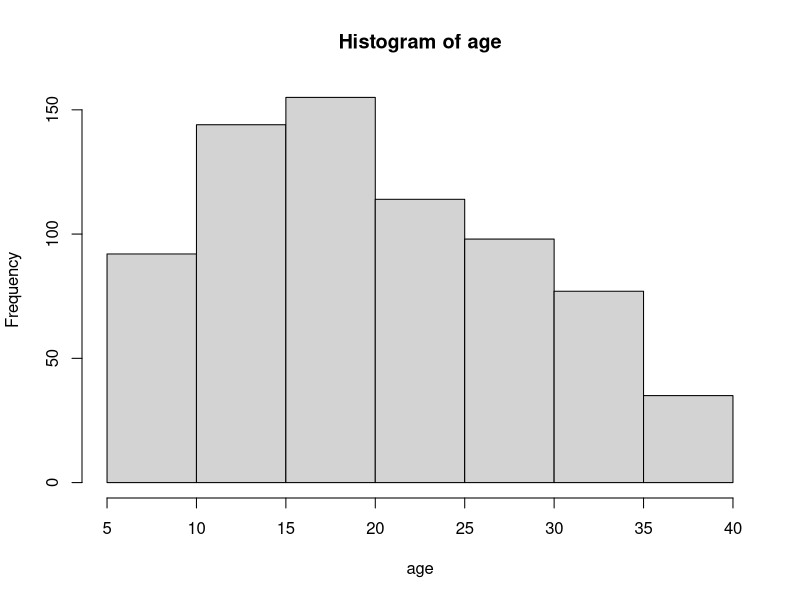
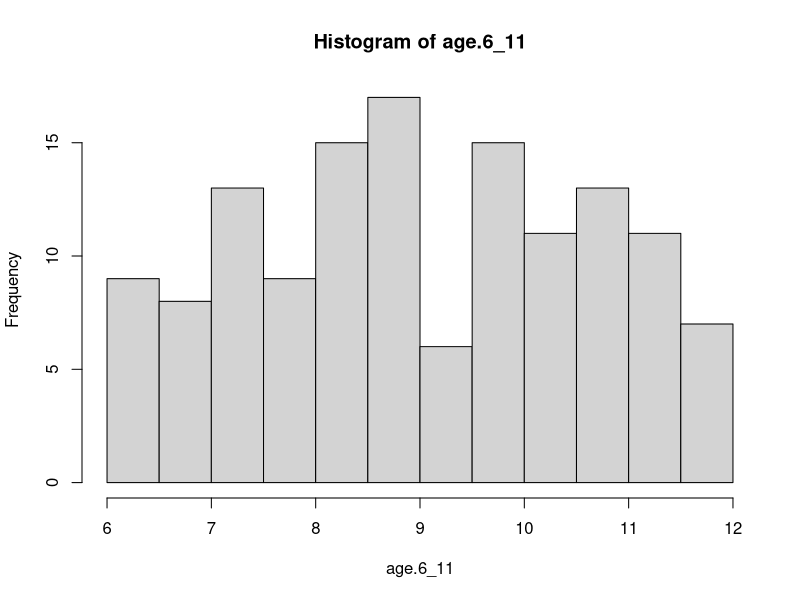
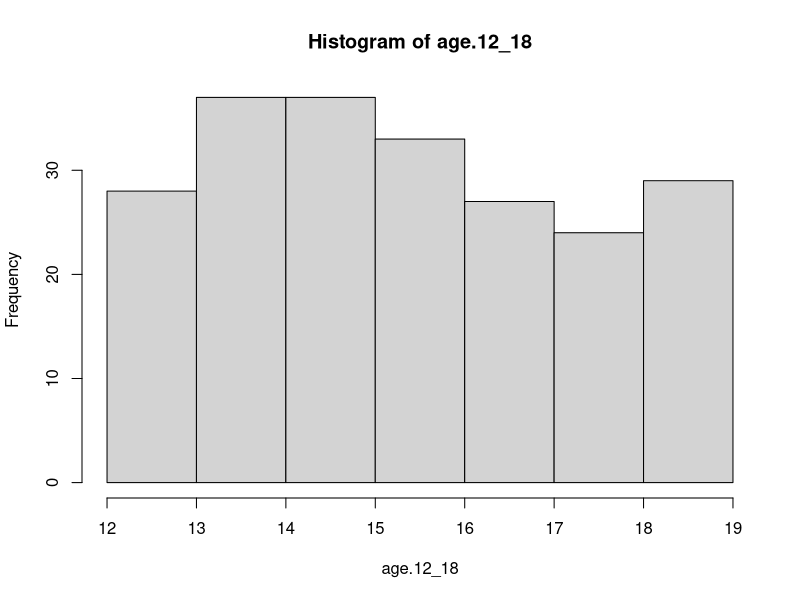
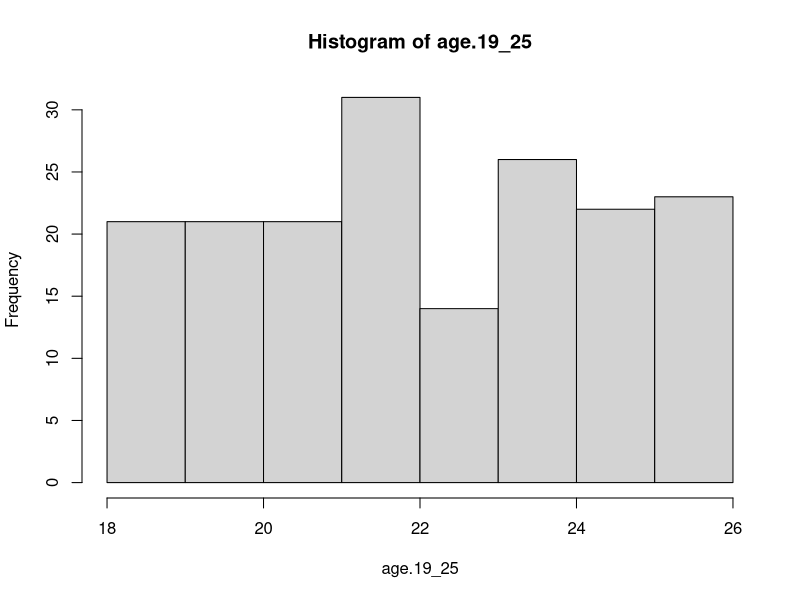
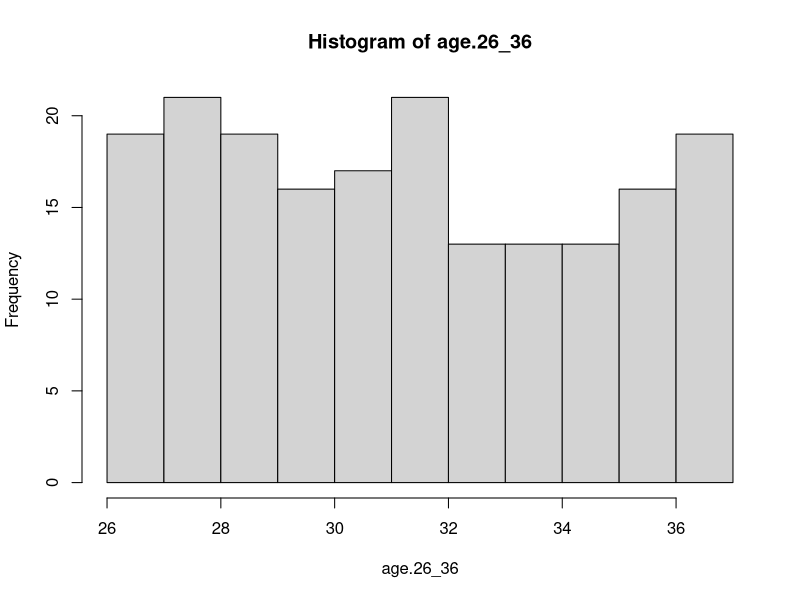
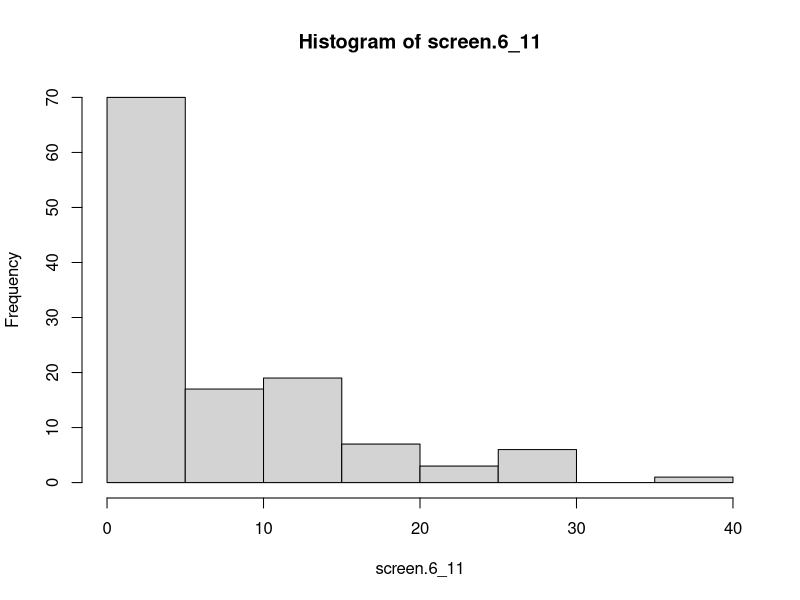
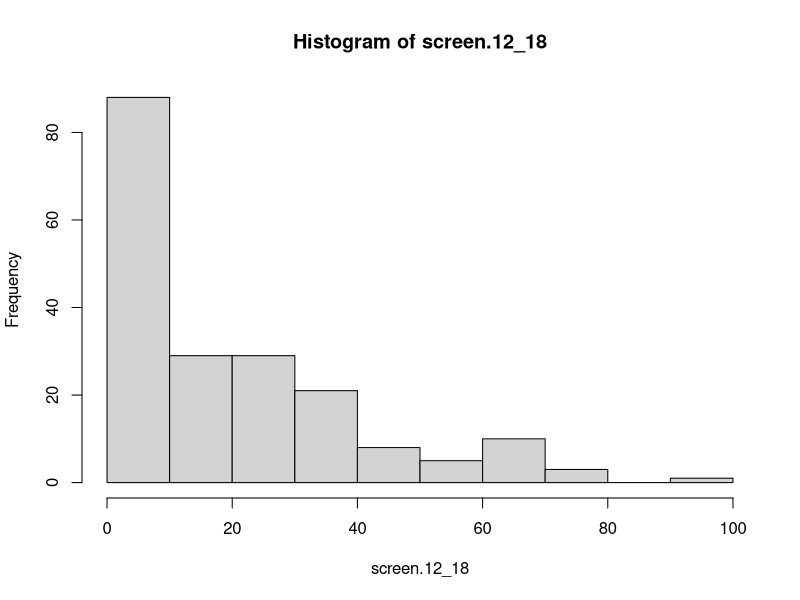
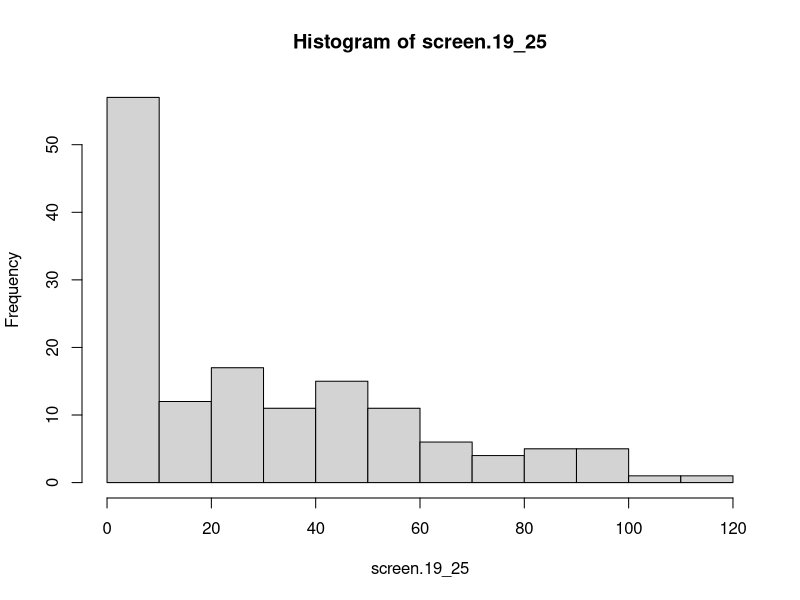

Here is the R script that generated these plots, in order: (Note: this script raises an error after producing the figures.)
#### Data Simulation ####

set.seed(0)

# Overall Values

total.n.6_11 <- 134
total.n.12_18 <- 215
total.n.19_25 <- 179
total.n.26_36 <- 187


# Age

age.6_11 <- runif(n=total.n.6_11, min = 6, max = 11.9)
sd(age.6_11)
# sim sd: ~ 1.7
# original sd: 1.82
age.12_18 <- runif(n=total.n.12_18, min = 12, max = 18.9)
sd(age.12_18)
# sim sd: ~ 2.0
# original sd: 2.19

age.19_25 <- runif(n=total.n.19_25, min = 18, max = 25.9)
sd(age.19_25)
# sim sd: ~ 2.4
# original sd: 2.07

age.26_36 <- rnorm(n=total.n.26_36, mean=30.64, sd=3.07)
age.26_36 <- runif(n=total.n.26_36, min = 26, max = 36.9)
sd(age.26_36)
# sim sd: ~ 3.1
# original sd: 3.07


age <- c(age.6_11, age.12_18, age.19_25, age.26_36)
sd(age)
# sim sd: ~ 8.6
# original sd: 8.26
mean(age)
# Simulated mean: 20.167
# Original mean: 19.52
shapiro.test(age)
# data is normal
# 2.496e-13


hist(age)
hist(age.6_11)
hist(age.12_18)
hist(age.19_25)
hist(age.26_36)



impute.age.6_11 <- replace(age.6_11, is.na(age.6_11), 
                              mean(age.6_11, na.rm=TRUE))
impute.age.12_18 <- replace(age.12_18, is.na(age.12_18), 
                               mean(age.12_18, na.rm=TRUE))
impute.age.19_25 <- replace(age.19_25, is.na(age.19_25), 
                               mean(age.19_25, na.rm=TRUE))
impute.age.26_36 <- replace(age.26_36, is.na(age.26_36), 
                               mean(age.26_36, na.rm=TRUE))





# install.packages("truncnorm")
require(truncnorm)

# Touchscreen Use

# Touchscreen values for each age group

screen.mean.6_11 <- 8.53
screen.mean.12_18 <- 18.80
screen.mean.19_25 <- 25.18
screen.mean.26_36 <- 44.11
screen.mean.all <- 24.45

screen.sd.6_11 <- 15.54
screen.sd.12_18 <- 36.83
screen.sd.19_25 <- 37.46
screen.sd.26_36 <- 47.75
screen.sd.all <- 38.98

screen.n.6_11 <- 123
screen.n.12_18 <- 194
screen.n.19_25 <- 145
screen.n.26_36 <- 151
screen.n.all <- 612

# set.seed(0)

screen.6_11 <- (0.7)* rnorm(n=total.n.6_11, mean=(screen.mean.6_11-2.5), sd=screen.sd.6_11) + 
                (0.3)* rnorm(n=total.n.6_11, mean=3, sd=5)
screen.6_11 <- replace(screen.6_11, screen.6_11<0, 0)
screen.6_11[sample(1:length(screen.6_11), 
                   size = (total.n.6_11-screen.n.6_11), replace = FALSE)] <- NA
hist(screen.6_11)
sd(screen.6_11, na.rm = TRUE)
mean(screen.6_11, na.rm = TRUE)
# Sim mean typically hovers between 6.5-8.5
# Original mean: 7.53

# set.seed(0)
screen.12_18 <- (0.7)* rnorm(n=total.n.12_18, mean=(screen.mean.12_18-4), sd=screen.sd.12_18) + 
  (0.3)* rnorm(n=total.n.12_18, mean=10, sd=10)
screen.12_18 <- replace(screen.12_18, screen.12_18<0, 0)
screen.12_18[sample(1:length(screen.12_18), 
                    size = (total.n.12_18-screen.n.12_18), replace = FALSE)] <- NA
hist(screen.12_18)
sd(screen.12_18, na.rm = TRUE)
mean(screen.12_18, na.rm = TRUE)
# Sim mean typically hovers between 17-19.5
# Original mean: 18.8

# set.seed(0)
screen.19_25 <- (0.7)* rnorm(n=total.n.19_25, mean=(screen.mean.19_25-7), sd=screen.sd.19_25) + 
  (0.3)* rnorm(n=total.n.19_25, mean=15, sd=10)
screen.19_25 <- rnorm(n=total.n.19_25, mean=(25.18-7), sd=37.46)
screen.19_25 <- replace(screen.19_25, screen.19_25<0, 0)
screen.19_25[sample(1:length(screen.19_25), 
                    size = (total.n.19_25-screen.n.19_25), replace = FALSE)] <- NA
hist(screen.19_25)
sd(screen.19_25, na.rm = TRUE)
mean(screen.19_25, na.rm = TRUE)
# Final mean typically hovers between 24-28
# Original mean: 25.18

# set.seed(0)
screen.26_36 <- (0.7)* rnorm(n=total.n.26_36, mean=(screen.mean.26_36), sd=screen.sd.26_36) + 
  (0.3)* rnorm(n=total.n.26_36, mean=40, sd=10)
screen.26_36 <- replace(screen.26_36, screen.26_36<0, 0)
screen.26_36[sample(1:length(screen.26_36), 
                    size = (total.n.26_36-screen.n.26_36), replace = FALSE)] <- NA
hist(screen.26_36)
sd(screen.26_36, na.rm = TRUE)
mean(screen.26_36, na.rm = TRUE)
# Final mean typically hovers between 41-48
# Original mean: 44.11

hist(screen.6_11)
hist(screen.12_18)
hist(screen.19_25)
hist(screen.26_36)

screentime <- c(screen.6_11, screen.12_18, screen.19_25, screen.26_36)
hist(screentime)
mean(screentime, na.rm=TRUE)
# Simulated mean: 24.5721
# Original mean: 24.45
shapiro.test(screentime)
# data is normal
# p-value < 2.2 e -16

impute_screen.6_11 <- replace(screen.6_11, is.na(screen.6_11), 
                              mean(screen.6_11, na.rm=TRUE))
impute_screen.12_18 <- replace(screen.12_18, is.na(screen.12_18), 
                               mean(screen.12_18, na.rm=TRUE))
impute_screen.19_25 <- replace(screen.19_25, is.na(screen.19_25), 
                               mean(screen.19_25, na.rm=TRUE))
impute_screen.26_36 <- replace(screen.26_36, is.na(screen.26_36), 
                               mean(screen.26_36, na.rm=TRUE))

# Sex

sex.6_11 <- rep(x = "Female", times = total.n.6_11)
sex.6_11[sample(1:length(sex.6_11), size=ceiling(total.n.6_11*0.5149), 
                replace = FALSE)] <- "Male"

sex.12_18 <- rep(x = "Female", times = total.n.12_18)
sex.12_18[sample(1:length(sex.12_18), size=ceiling(total.n.12_18*0.5302), 
                 replace = FALSE)] <- "Male"


sex.19_25 <- rep(x = "Female", times = total.n.19_25)
sex.19_25[sample(1:length(sex.19_25), size=ceiling(total.n.19_25*0.5587), 
                 replace = FALSE)] <- "Male"


sex.26_36 <- rep(x = "Female", times = total.n.26_36)
sex.26_36[sample(1:length(sex.26_36), size=ceiling(total.n.26_36*0.5134), 
               replace = FALSE)] <- "Male"

sex <- c(sex.6_11, sex.12_18, sex.19_25, sex.26_36)
length(sex)

# Background TV

# N values for each age group
tv.n.6_11 <- 123
tv.n.12_18 <- 194
tv.n.19_25 <- 145
tv.n.26_36 <- 151

# TV values for each age group

tv.sd.6_11 <- 186.08
tv.sd.12_18 <- 172.70
tv.sd.19_25 <- 162.99
tv.sd.26_36 <-183.24

tv.mean.6_11 <- 209.72
tv.mean.12_18 <- 189.62
tv.mean.19_25 <- 187.00
tv.mean.26_36 <- 219.01


# Ratio values for each age group
tv.screen.ratio.6_11 <- tv.mean.6_11/screen.mean.6_11
tv.screen.ratio.12_18 <- tv.mean.12_18/screen.mean.12_18
tv.screen.ratio.19_25 <- tv.mean.19_25/screen.mean.19_25
tv.screen.ratio.26_36 <- tv.mean.26_36/screen.mean.26_36


tv.mean.all <-200.27



tv.6_11 <- (0.6)*(impute_screen.6_11 * tv.screen.ratio.6_11) + 
  (0.4)*(tv.mean.6_11 + rnorm(tv.n.6_11, sd=tv.sd.6_11))
tv.6_11[sample(1:length(tv.6_11), size=(total.n.6_11-tv.n.6_11), 
               replace = FALSE)] <- NA
tv.6_11 <- replace(tv.6_11, tv.6_11<0, 0)
hist(tv.6_11)
mean(tv.6_11, na.rm=TRUE)
# Sim mean hovers between: 199-211
# Original mean: 209.72


tv.12_18 <- (0.6)*(impute_screen.12_18 * tv.screen.ratio.12_18) + 
  (0.4)*(tv.mean.12_18 + rnorm(tv.n.12_18, sd=tv.sd.12_18))
tv.12_18[sample(1:length(tv.12_18), size=(total.n.12_18-tv.n.12_18), 
                replace = FALSE)] <- NA
tv.12_18 <- replace(tv.12_18, tv.12_18<0, 0)
hist(tv.12_18)
mean(tv.12_18, na.rm=TRUE)
# Sim mean hovers between: 185-196
# Original mean: 189.62


tv.19_25 <- (0.6)*(impute_screen.19_25 * tv.screen.ratio.19_25) + 
  (0.4)*(tv.mean.19_25 + rnorm(tv.n.19_25, sd=tv.sd.19_25))
tv.19_25[sample(1:length(tv.19_25), size=(total.n.19_25-tv.n.19_25), 
                replace = FALSE)] <- NA
tv.19_25 <- replace(tv.19_25, tv.19_25<0, 0)
hist(tv.19_25)
mean(tv.19_25, na.rm=TRUE)
# Sim mean hovers between: 175-195
# Original mean: 187.00

tv.26_36 <- (0.6)*(impute_screen.26_36 * tv.screen.ratio.26_36) + 
  (0.4)*(tv.mean.26_36 + rnorm(tv.n.26_36, mean=-10, sd=tv.sd.26_36))
tv.26_36[sample(1:length(tv.26_36), size=(total.n.26_36-tv.n.26_36), 
                replace = FALSE)] <- NA
tv.26_36 <- replace(tv.26_36, tv.26_36<0, 0)
mean(tv.26_36, na.rm=TRUE)
# Sim mean hovers between: 215-225
# Original mean: 219.01


tv <- c(tv.6_11, tv.12_18, tv.19_25, tv.26_36)
hist(tv)
mean(tv, na.rm=TRUE)
# Simulated mean: 203.1756
# Original mean: 200.27
shapiro.test(tv)
# data is normal
# p = 9.042e-13

## Night-time sleep duration

# Overall values for each age group
ntsleep.n.6_11 <- 116
ntsleep.n.12_18 <- 176
ntsleep.n.19_25 <- 132
ntsleep.n.26_36 <- 130

ntsleep.sd.6_11 <- 64.81
ntsleep.sd.12_18 <- 50.13
ntsleep.sd.19_25 <- 60.12
ntsleep.sd.26_36 <-61.81

ntsleep.mean.6_11 <- 637.24
ntsleep.mean.12_18 <- 647.24
ntsleep.mean.19_25 <- 651.25
ntsleep.mean.26_36 <- 643.21


# Ratio values for each age group


ntsleep_screen_ratio.6_11 <- ntsleep.mean.6_11/screen.mean.6_11
ntsleep_screen_ratio.12_18 <- ntsleep.mean.12_18/screen.mean.12_18
ntsleep_screen_ratio.19_25 <- ntsleep.mean.19_25/screen.mean.19_25
ntsleep_screen_ratio.26_36 <- ntsleep.mean.26_36/screen.mean.26_36


ntsleep.6_11 <- rtruncnorm(n=total.n.6_11, a=(ntsleep.mean.6_11-ntsleep.sd.6_11*2), 
                            b=(ntsleep.mean.6_11+ntsleep.sd.6_11*3),
                            mean=ntsleep.mean.6_11+50,
                            sd=ntsleep.sd.6_11) - 
                0.08*(impute_screen.6_11 * ntsleep_screen_ratio.6_11)
ntsleep.6_11[sample(1:length(ntsleep.6_11), size=(total.n.6_11-ntsleep.n.6_11), 
               replace = FALSE)] <- NA
hist(ntsleep.6_11)
mean(ntsleep.6_11, na.rm=TRUE)
# Sim mean hovers around: 632-643
# Original mean: 637.24

ntsleep.12_18 <- rtruncnorm(n=total.n.12_18, a=(ntsleep.mean.12_18-ntsleep.sd.12_18*2), 
                           b=(ntsleep.mean.12_18+ntsleep.sd.12_18*3),
                           mean=ntsleep.mean.12_18+60,
                           sd=ntsleep.sd.12_18) - 
                0.08*(impute_screen.12_18 * ntsleep_screen_ratio.12_18)
ntsleep.12_18[sample(1:length(ntsleep.12_18), size=(total.n.12_18-ntsleep.n.12_18), 
                    replace = FALSE)] <- NA
hist(ntsleep.12_18)
mean(ntsleep.12_18, na.rm=TRUE)
# Sim mean hovers around: 639-656
# Original mean: 647.24


ntsleep.19_25 <- rtruncnorm(n=total.n.19_25, a=(ntsleep.mean.19_25-ntsleep.sd.19_25*2), 
                            b=(ntsleep.mean.19_25+ntsleep.sd.19_25*3),
                            mean=ntsleep.mean.19_25+50,
                            sd=ntsleep.sd.19_25) - 
                0.08*(impute_screen.19_25 * ntsleep_screen_ratio.19_25)
ntsleep.19_25[sample(1:length(ntsleep.19_25), size=(total.n.19_25-ntsleep.n.19_25), 
                     replace = FALSE)] <- NA
hist(ntsleep.19_25)
mean(ntsleep.19_25, na.rm=TRUE)
# Sim mean hovers between: 641-658
# Original mean: 651.25

ntsleep.26_36 <- rtruncnorm(n=total.n.26_36, a=(ntsleep.mean.26_36-ntsleep.sd.26_36*2), 
                            b=(ntsleep.mean.26_36+ntsleep.sd.26_36*3),
                            mean=ntsleep.mean.26_36+56,
                            sd=ntsleep.sd.26_36) - 
  0.08*(impute_screen.26_36 * ntsleep_screen_ratio.26_36)
ntsleep.26_36[sample(1:length(ntsleep.26_36), size=(total.n.26_36-ntsleep.n.26_36), 
                     replace = FALSE)] <- NA
hist(ntsleep.26_36)
mean(ntsleep.26_36, na.rm=TRUE)
# Sim mean hovers around: 638-651
# Original mean: 643.21


ntsleep <- c(ntsleep.6_11, ntsleep.12_18, ntsleep.19_25, ntsleep.26_36)
hist(ntsleep)
mean(ntsleep, na.rm=TRUE)
# Simulated mean: 646.496
# Original mean: 645.16
shapiro.test(ntsleep)
# data is normal
# p-value = 1.271e-07

## Day-time sleep duration

# Overall values for each age group
daysleep.n.6_11 <- 116
daysleep.n.12_18 <- 176
daysleep.n.19_25 <- 132
daysleep.n.26_36 <- 126

daysleep.sd.6_11 <- 47.27
daysleep.sd.12_18 <- 38.40
daysleep.sd.19_25 <- 40.28
daysleep.sd.26_36 <- 53.20

daysleep.mean.6_11 <- 139.05
daysleep.mean.12_18 <- 122.47
daysleep.mean.19_25 <- 100.57
daysleep.mean.26_36 <- 68.25


# Ratio values for each age group
daysleep.screen_ratio.6_11 <- daysleep.mean.6_11/screen.mean.6_11
daysleep.screen_ratio.12_18 <- daysleep.mean.12_18/screen.mean.12_18
daysleep.screen_ratio.19_25 <- daysleep.mean.19_25/screen.mean.19_25
daysleep.screen_ratio.26_36 <- daysleep.mean.26_36/screen.mean.26_36


daysleep.6_11 <- rtruncnorm(n=total.n.6_11, a=(daysleep.mean.6_11-daysleep.sd.6_11*3), 
                            b=(daysleep.mean.6_11+daysleep.sd.6_11*2),
                            mean=daysleep.mean.6_11-5,
                            sd=daysleep.sd.6_11) + 
            0.05*(impute_screen.6_11 * daysleep.screen_ratio.6_11)
daysleep.6_11[sample(1:length(daysleep.6_11), size=(total.n.6_11-daysleep.n.6_11),
                    replace = FALSE)] <- NA
daysleep.6_11 <- replace(daysleep.6_11, daysleep.6_11<0, 0)
mean(daysleep.6_11, na.rm = TRUE)
# Simulated mean hovers around: 128-144
# Original mean: 139.05


daysleep.12_18 <- rtruncnorm(n=total.n.12_18, a=(daysleep.mean.12_18-daysleep.sd.12_18*3), 
                            b=(daysleep.mean.12_18+daysleep.sd.12_18*2),
                            mean=daysleep.mean.12_18-5,
                            sd=daysleep.sd.12_18) + 
  0.05*(impute_screen.12_18 * daysleep.screen_ratio.12_18)
daysleep.12_18[sample(1:length(daysleep.12_18), size=(total.n.12_18-daysleep.n.12_18),
                     replace = FALSE)] <- NA
daysleep.12_18 <- replace(daysleep.12_18, daysleep.12_18<0, 0)
mean(daysleep.12_18, na.rm = TRUE)
# Simulated mean hovers around: 120-125
# Original mean: 122.47


daysleep.19_25 <- rtruncnorm(n=total.n.19_25, a=(daysleep.mean.19_25-daysleep.sd.19_25*3), 
                             b=(daysleep.mean.19_25+daysleep.sd.19_25*2),
                             mean=daysleep.mean.19_25-5,
                             sd=daysleep.sd.19_25) + 
  0.05*(impute_screen.19_25 * daysleep.screen_ratio.19_25)
daysleep.19_25[sample(1:length(daysleep.19_25), size=(total.n.19_25-daysleep.n.19_25),
                     replace = FALSE)] <- NA
daysleep.19_25 <- replace(daysleep.19_25, daysleep.19_25<0, 0)
mean(daysleep.19_25, na.rm = TRUE)
# Simulated mean hovers around: 97-102
# Original mean: 100.57


daysleep.26_36 <- rtruncnorm(n=total.n.26_36, a=(daysleep.mean.26_36-daysleep.sd.26_36*3), 
                             b=(daysleep.mean.26_36+daysleep.sd.26_36*2),
                             mean=daysleep.mean.26_36-4,
                             sd=daysleep.sd.26_36) + 
  0.05*(impute_screen.26_36 * daysleep.screen_ratio.26_36)
daysleep.26_36[sample(1:length(daysleep.26_36), size=(total.n.26_36-daysleep.n.26_36),
                     replace = FALSE)] <- NA
daysleep.26_36 <- replace(daysleep.26_36, daysleep.26_36<0, 0)
mean(daysleep.26_36, na.rm = TRUE)
# Simulated mean hovers around: 59-78
# Original mean: 68.25


daysleep <- c(daysleep.6_11, daysleep.12_18, daysleep.19_25, daysleep.26_36)
hist(daysleep)
mean(daysleep, na.rm=TRUE)
# Simulated mean: 106.32
# Original mean: 108.29
shapiro.test(daysleep)
# Data is normal 
# p-value = 0.003424

# Total sleep

totalsleep <- ntsleep+daysleep


# Average number of night awakenings

# Age means 
age.mean.6_11 <- 8.99
age.mean.12_18 <- 14.40
age.mean.19_25 <- 21.94
age.mean.26_36 <- 30.64


# Overall values for each age group

wake.n.6_11 <- 116
wake.n.12_18 <- 177
wake.n.19_25 <- 133
wake.n.26_36 <- 130

wake.sd.6_11 <- 1.73
wake.sd.12_18 <- 1.33
wake.sd.19_25 <- 1.01
wake.sd.26_36 <- 0.81

wake.mean.6_11 <- 2
wake.mean.12_18 <- 1.29
wake.mean.19_25 <- 0.91
wake.mean.26_36 <- 0.58


# Ratio values for each age group
wake.age_ratio.6_11 <- wake.mean.6_11/age.mean.6_11
wake.age_ratio.12_18 <- wake.mean.12_18/age.mean.12_18
wake.age_ratio.19_25 <- wake.mean.19_25/age.mean.19_25
wake.age_ratio.26_36 <- wake.mean.26_36/age.mean.26_36


wake.6_11 <- floor(rtruncnorm(n=total.n.6_11, a=(wake.mean.6_11-wake.sd.6_11*2), 
                            b=(wake.mean.6_11+wake.sd.6_11*3),
                            mean=wake.mean.6_11+0.75,
                            sd=wake.sd.6_11) - 
                  0.15*(impute.age.6_11 * wake.age_ratio.6_11))
wake.6_11[sample(1:length(wake.6_11), size=(total.n.6_11-wake.n.6_11),
                     replace = FALSE)] <- NA
wake.6_11 <- replace(wake.6_11, wake.6_11<0, 0)
mean(wake.6_11, na.rm = TRUE)
# Simulated mean hovers around: 1.75-2.19
# Original mean: 2


wake.12_18 <- floor(rtruncnorm(n=total.n.12_18, a=(wake.mean.12_18-wake.sd.12_18*2), 
                              b=(wake.mean.12_18+wake.sd.12_18*3),
                              mean=wake.mean.12_18+0.6,
                              sd=wake.sd.12_18) - 
                     0.15*(impute.age.12_18 * wake.age_ratio.12_18))
wake.12_18[sample(1:length(wake.12_18), size=(total.n.12_18-wake.n.12_18),
                      replace = FALSE)] <- NA
wake.12_18 <- replace(wake.12_18, wake.12_18<0, 0)
mean(wake.12_18, na.rm = TRUE)
# Simulated mean hovers around: 1.23-1.37
# Original mean: 1.29


wake.19_25 <- floor(rtruncnorm(n=total.n.19_25, a=(wake.mean.19_25-wake.sd.19_25*2), 
                               b=(wake.mean.19_25+wake.sd.19_25*3),
                               mean=wake.mean.19_25+0.55,
                               sd=wake.sd.19_25) - 
                      0.15*(impute.age.19_25 * wake.age_ratio.19_25))
wake.19_25[sample(1:length(wake.19_25), size=(total.n.19_25-wake.n.19_25),
                      replace = FALSE)] <- NA
wake.19_25 <- replace(wake.19_25, wake.19_25<0, 0)
mean(wake.19_25, na.rm = TRUE)
# Simulated mean hovers around: 0.85-1.06
# Original mean: 0.91


wake.26_36 <- floor(rtruncnorm(n=total.n.26_36, a=(wake.mean.26_36-wake.sd.26_36*2), 
                               b=(wake.mean.26_36+wake.sd.26_36*3),
                               mean=wake.mean.26_36+0.55,
                               sd=wake.sd.26_36) - 
                      0.15*(impute.age.26_36 * wake.age_ratio.26_36))
wake.26_36[sample(1:length(wake.26_36), size=(total.n.26_36-wake.n.26_36),
                      replace = FALSE)] <- NA
wake.26_36 <- replace(wake.26_36, wake.26_36<0, 0)
mean(wake.26_36, na.rm = TRUE)
# Simulated mean hovers around: 0.53-0.67
# Original mean: 0.58


wake <- c(wake.6_11, wake.12_18, wake.19_25, wake.26_36)
mean(wake, na.rm=TRUE)
# Sim mean: 1.23
# Original mean: 1.17
shapiro.test(wake)
# Data is normal
# p-value < 2.2e-16

# Sleep onset

# Overall values for each age group
onset.n.6_11 <- 116
onset.n.12_18 <- 177
onset.n.19_25 <- 131
onset.n.26_36 <- 130

onset.sd.6_11 <- 23.69
onset.sd.12_18 <- 16.53
onset.sd.19_25 <- 16.97
onset.sd.26_36 <- 27.86

onset.mean.6_11 <- 22.80
onset.mean.12_18 <- 21.54
onset.mean.19_25 <- 22.22
onset.mean.26_36 <- 29.34


# Ratio values for each age group
onset.screen_ratio.6_11 <- onset.mean.6_11/screen.mean.6_11
onset.screen_ratio.12_18 <- onset.mean.12_18/screen.mean.12_18
onset.screen_ratio.19_25 <- onset.mean.19_25/screen.mean.19_25
onset.screen_ratio.26_36 <- onset.mean.26_36/screen.mean.26_36



onset.6_11 <- rtruncnorm(n=total.n.6_11, a=(onset.mean.6_11-onset.sd.6_11), 
                            b=(onset.mean.6_11+onset.sd.6_11),
                            mean=onset.mean.6_11-5,
                            sd=onset.sd.6_11) + 
  0.07*(impute_screen.6_11 * onset.screen_ratio.6_11)
onset.6_11[sample(1:length(onset.6_11), size=(total.n.6_11-onset.n.6_11),
                     replace = FALSE)] <- NA
onset.6_11 <- replace(onset.6_11, onset.6_11<0, 0)
mean(onset.6_11, na.rm = TRUE)
# Simulated mean hovers around: 19.5-23.5
# Original mean: 22.8


onset.12_18 <- rtruncnorm(n=total.n.12_18, a=(onset.mean.12_18-onset.sd.12_18), 
                         b=(onset.mean.12_18+onset.sd.12_18),
                         mean=onset.mean.12_18-4.5,
                         sd=onset.sd.12_18) + 
  0.07*(impute_screen.12_18 * onset.screen_ratio.12_18)
onset.12_18[sample(1:length(onset.12_18), size=(total.n.12_18-onset.n.12_18),
                      replace = FALSE)] <- NA
onset.12_18 <- replace(onset.12_18, onset.12_18<0, 0)
mean(onset.12_18, na.rm = TRUE)
# Simulated mean hovers around: 19.5-22.5
# Original mean: 21.54


onset.19_25 <- rtruncnorm(n=total.n.19_25, a=(onset.mean.19_25-onset.sd.19_25), 
                         b=(onset.mean.19_25+onset.sd.19_25),
                         mean=onset.mean.19_25-2.5,
                         sd=onset.sd.19_25) + 
  0.07*(impute_screen.19_25 * onset.screen_ratio.19_25)
onset.19_25[sample(1:length(onset.19_25), size=(total.n.19_25-onset.n.19_25),
                      replace = FALSE)] <- NA
onset.19_25 <- replace(onset.19_25, onset.19_25<0, 0)
mean(onset.19_25, na.rm = TRUE)
# Simulated mean hovers around: 20-24
# Original mean: 22.22


onset.26_36 <- rtruncnorm(n=total.n.26_36, a=(onset.mean.26_36-onset.sd.26_36), 
                         b=(onset.mean.26_36+onset.sd.26_36),
                         mean=onset.mean.26_36-4.5,
                         sd=onset.sd.26_36) + 
  0.07*(impute_screen.26_36 * onset.screen_ratio.26_36)
onset.26_36[sample(1:length(onset.26_36), size=(total.n.26_36-onset.n.26_36),
                      replace = FALSE)] <- NA
onset.26_36 <- replace(onset.26_36, onset.26_36<0, 0)
mean(onset.26_36, na.rm = TRUE)
# Simulated mean hovers around: 27-32
# Original mean: 29.34


onset <- c(onset.6_11, onset.12_18, onset.19_25, onset.26_36)
hist(onset)
mean(onset, na.rm=TRUE)
# Simulated mean: 23.16
# Original mean: 23.79
shapiro.test(onset)
# Data is normal
# p-value = 6.551e-09



df <- data.frame(age, sex, tv, screentime, ntsleep, daysleep, totalsleep, wake, onset)

df$age_category <- factor(rep(x = "26-36 months", times=length(df$age)), 
                             levels = c("6-11 months", "12-18 months", 
                                        "19-25 months", "26-36 months"))
df$age_category[df$age < 26] <- "19-25 months"
df$age_category[df$age < 19] <- "12-18 months"
df$age_category[df$age < 12] <- "6-11 months"
#### Data Exploration ####

library(ggplot2)
library(corrplot)
library(psych)

# NOTE: 
# Taken from: https://cran.r-project.org/web/packages/corrplot/vignettes/corrplot-intro.html**

cor.mtest <- function(mat, conf.level = 0.95){
  mat <- as.matrix(mat)
  n <- ncol(mat)
  p.mat <- lowCI.mat <- uppCI.mat <- matrix(NA, n, n)
  diag(p.mat) <- 0
  diag(lowCI.mat) <- diag(uppCI.mat) <- 1
  for(i in 1:(n-1)){
    for(j in (i+1):n){
      tmp <- cor.test(mat[,i], mat[,j], conf.level = conf.level)
      p.mat[i,j] <- p.mat[j,i] <- tmp$p.value
      lowCI.mat[i,j] <- lowCI.mat[j,i] <- tmp$conf.int[1]
      uppCI.mat[i,j] <- uppCI.mat[j,i] <- tmp$conf.int[2]
    }
  }
  return(list(p.mat, lowCI.mat, uppCI.mat))
}

df_nocat <- data.frame(age, tv, screentime, ntsleep, daysleep, totalsleep, wake, onset)
cor1 <- cor.mtest(df_nocat, 0.95)
corrplot(cor(df_nocat, use = "complete.obs"), p.mat = cor1[[1]], type='lower', sig.level = 0.5)
corrplot(cor(df_nocat, use = "complete.obs"), method = 'number', p.mat = cor1[[1]],
         type='lower', sig.level = 0.5, bg='gray72')


ggplot(data=df, aes(x=age_category)) + 
  geom_bar() + 
  labs(title = "Number of patients in each age category",
       x = "Age Category",
       y = "Count")
# Gives us a general idea of the age distribution


ggplot(data=df, aes(x=screentime)) + 
  geom_histogram() + 
  labs(title = "Distribution of Touchscreen Time",
       x = "Touchscreen Time (Minutes)", 
       y = "Count")

ggplot(data=df, aes(x=ntsleep)) + 
  geom_histogram() + 
  labs(title = "Distribution of Nighttime Sleep",
       x = "Nighttime Sleep (Minutes)", 
       y = "Count")

ggplot(data=df, aes(x=daysleep)) + 
  geom_histogram() + 
  labs(title = "Distribution of Daytime Sleep",
       x = "Daytime Sleep (Minutes)", 
       y = "Count")

ggplot(data=df, aes(x=onset)) + 
  geom_histogram() + 
  labs(title = "Distribution of Onset of Sleep",
       x = "Time to Fall Asleep (Minutes)", 
       y = "Count")

ggplot(data=df, aes(x=tv)) + 
  geom_histogram() + 
  labs(title = "Distribution of Background TV Time",
       x = "Background TV Time (Minutes)", 
       y = "Count")

ggplot(data=df, aes(x=screentime, y=daysleep, color=age_category)) + 
  geom_point() +
  labs(title = "Daytime Sleep vs. Touchscreen Use", 
       y = "Day time sleep (minutes)", 
       x = "Touchscreen Time")
# This shows that touchscreen time has a slightly positive correlation with 
# day time sleep in all age categories. The corrplot (which doesn't separate by age category)
# shows a nearly non-existent negative correlation between these two variables (0.03)

ggplot(data=df, aes(x=tv, y=wake, color=age_category)) + 
  geom_point() +
  labs(title = "Background TV vs. Touchscreen Use", 
       y = "Avg. Number of Awakenings", 
       x = "Background TV (minutes)")
# These are more difficult to read, but it does show that more nighttime awakenings
# (>3) are almost exclusively associated with the lowest two age categories. 

# Additionally, background TV doesn't appear to be associated with average awakenings, 
# but due to the crowding of this plot, it is not a good method for making this conclusion. 


ggplot(data=df, aes(x=screentime, color=age_category, fill=age_category)) + 
  geom_density(alpha=0.5) + 
  labs(title = "Touchscreen Use by Age Category", 
       x = "Touchscreen Use (minutes)")
# Touchscreen use certainly increases with age, with the smallest differences between the 
# 12-18 and 19-25 month categories

ggplot(data=df, aes(x=tv, color=age_category, fill=age_category)) + 
  geom_density(alpha=0.5) + 
  labs(title = "Background TV by Age Category", 
       x = "Background TV (minutes)")
# Similar background TV use by age group, but slightly higher in the oldest 

ggplot(data=df, aes(x=daysleep, color=age_category, fill=age_category)) + 
  geom_density(alpha=0.5) + 
  labs(title = "Daysleep by Age Category", 
       x = "Time spend asleep during the day (minutes)")
# Although the distribution is rather spread out, it is clear that sleeping during the day
# decreases with age

ggplot(data=df, aes(x=wake, color=age_category, fill=age_category)) + 
  geom_density(alpha=0.5) + 
  labs(title = "Daysleep by Age Category", 
       x = "Time spend asleep during the day (minutes)")
# Although the distribution is rather spread out, average number of nighttime
# awakenings does decreases with age

ggplot(data=df, aes(x=wake)) + 
  geom_histogram() + 
  facet_wrap(~age_category)
# Confirms that the average number of awakenings as a group decreases with age

ggplot(data=df, aes(x=tv, color=sex, fill=sex)) + 
  geom_density(alpha=0.5) + 
  labs(title = "Background TV by Sex", 
       x = "Background TV (minutes)")
# Female infants have slightly less background TV than males

ggplot(data=df, aes(x=screentime, color=sex, fill=sex)) + 
  geom_density(alpha=0.5) + 
  labs(title = "Touchscreen Time by Sex", 
       x = "Touchscreen Time (minutes)")
# Female infants have slightly less background TV than males


##### Modeling #####

## Basic Regression



## Multivariate Multiple Regression




## Path Analysis





# Alternative method for simulating TV, not as good as the final chosen method

# tv.6_11 <- rnorm(total.n.6_11, mean=(209.72-10), sd=186.08)
# tv.6_11 <- replace(tv.6_11, tv.6_11<0, 0)
# na.tv.sample <- sample(tv.6_11, 
#                        size=(total.n.6_11-tv.n.6_11), 
#                        replace=FALSE)
# tv.6_11 <- replace(tv.6_11, na.tv.sample, NA)
# mean(tv.6_11, na.rm=TRUE)
# # Final mean falls between 190-220
# 
# tv.12_18 <- rnorm(total.n.12_18, mean=(189.62-17), sd=172.70)
# tv.12_18 <- replace(tv.12_18, tv.12_18<0, 0)
# na.tv.sample <- sample(tv.12_18, 
#                        size=(total.n.12_18-tv.n.12_18), 
#                        replace=FALSE)
# tv.12_18 <- replace(tv.12_18, na.tv.sample, NA)
# mean(tv.12_18, na.rm=TRUE)
# # Final mean falls between 170-200
# 
# tv.19_25 <- rnorm(total.n.19_25, mean=(187.00-12), sd=162.99)
# tv.19_25 <- replace(tv.19_25, tv.19_25<0, 0)
# na.tv.sample <- sample(tv.19_25, 
#                        size=(total.n.19_25-tv.n.19_25), 
#                        replace=FALSE)
# tv.19_25 <- replace(tv.19_25, na.tv.sample, NA)
# mean(tv.19_25, na.rm=TRUE)
# # Final mean falls between 170-210
# # Larger variation than previous age group because there's a smaller sample size
# 
# 
# tv.26_36 <- rnorm(total.n.26_36, mean=(219.01-7), sd=175.99)
# tv.26_36 <- replace(tv.26_36, tv.26_36<0, 0)
# na.tv.sample <- sample(tv.26_36, 
#                        size=(total.n.26_36-tv.n.26_36), 
#                        replace=FALSE)
# tv.26_36 <- replace(tv.26_36, na.tv.sample, NA)
# mean(tv.26_36, na.rm=TRUE)
# # Final mean falls between 205-235
